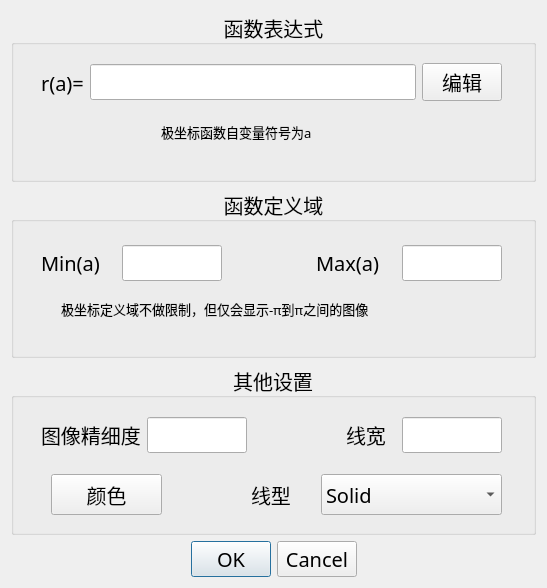
<?xml version="1.0" encoding="UTF-8"?>
<ui version="4.0">
 <class>QPolarFuncDlg</class>
 <widget class="QDialog" name="QPolarFuncDlg">
  <property name="geometry">
   <rect>
    <x>0</x>
    <y>0</y>
    <width>547</width>
    <height>588</height>
   </rect>
  </property>
  <property name="font">
   <font>
    <family>微软雅黑</family>
    <pointsize>15</pointsize>
   </font>
  </property>
  <property name="windowTitle">
   <string>极坐标函数</string>
  </property>
  <layout class="QVBoxLayout" name="verticalLayout">
   <item>
    <widget class="QGroupBox" name="groupBox">
     <property name="sizePolicy">
      <sizepolicy hsizetype="Preferred" vsizetype="Preferred">
       <horstretch>0</horstretch>
       <verstretch>1</verstretch>
      </sizepolicy>
     </property>
     <property name="title">
      <string>函数表达式</string>
     </property>
     <property name="alignment">
      <set>Qt::AlignCenter</set>
     </property>
     <property name="flat">
      <bool>false</bool>
     </property>
     <property name="checkable">
      <bool>false</bool>
     </property>
     <widget class="QWidget" name="layoutWidget">
      <property name="geometry">
       <rect>
        <x>30</x>
        <y>50</y>
        <width>461</width>
        <height>43</height>
       </rect>
      </property>
      <layout class="QHBoxLayout" name="horizontalLayout_3">
       <item>
        <widget class="QLabel" name="label">
         <property name="text">
          <string>r(a)=</string>
         </property>
        </widget>
       </item>
       <item>
        <widget class="QLineEdit" name="m_Edit_Function">
         <property name="readOnly">
          <bool>true</bool>
         </property>
        </widget>
       </item>
       <item>
        <widget class="QPushButton" name="m_Button_EditFunc">
         <property name="text">
          <string>编辑</string>
         </property>
        </widget>
       </item>
      </layout>
     </widget>
     <widget class="QLabel" name="label_2">
      <property name="geometry">
       <rect>
        <x>150</x>
        <y>100</y>
        <width>201</width>
        <height>41</height>
       </rect>
      </property>
      <property name="font">
       <font>
        <pointsize>10</pointsize>
       </font>
      </property>
      <property name="text">
       <string>极坐标函数自变量符号为a</string>
      </property>
     </widget>
    </widget>
   </item>
   <item>
    <widget class="QGroupBox" name="groupBox_2">
     <property name="sizePolicy">
      <sizepolicy hsizetype="Preferred" vsizetype="Preferred">
       <horstretch>0</horstretch>
       <verstretch>1</verstretch>
      </sizepolicy>
     </property>
     <property name="title">
      <string>函数定义域</string>
     </property>
     <property name="alignment">
      <set>Qt::AlignCenter</set>
     </property>
     <property name="flat">
      <bool>false</bool>
     </property>
     <property name="checkable">
      <bool>false</bool>
     </property>
     <widget class="QWidget" name="layoutWidget">
      <property name="geometry">
       <rect>
        <x>30</x>
        <y>50</y>
        <width>461</width>
        <height>51</height>
       </rect>
      </property>
      <layout class="QHBoxLayout" name="horizontalLayout">
       <item>
        <widget class="QLabel" name="label_3">
         <property name="maximumSize">
          <size>
           <width>75</width>
           <height>40</height>
          </size>
         </property>
         <property name="text">
          <string>Min(a)</string>
         </property>
        </widget>
       </item>
       <item>
        <widget class="QLineEdit" name="m_Edit_Min">
         <property name="maximumSize">
          <size>
           <width>100</width>
           <height>16777215</height>
          </size>
         </property>
        </widget>
       </item>
       <item>
        <widget class="QLabel" name="label_8">
         <property name="text">
          <string/>
         </property>
        </widget>
       </item>
       <item>
        <widget class="QLabel" name="label_4">
         <property name="maximumSize">
          <size>
           <width>80</width>
           <height>40</height>
          </size>
         </property>
         <property name="text">
          <string>Max(a)</string>
         </property>
        </widget>
       </item>
       <item>
        <widget class="QLineEdit" name="m_Edit_Max">
         <property name="maximumSize">
          <size>
           <width>100</width>
           <height>16777215</height>
          </size>
         </property>
        </widget>
       </item>
      </layout>
     </widget>
     <widget class="QLabel" name="label_10">
      <property name="geometry">
       <rect>
        <x>50</x>
        <y>100</y>
        <width>411</width>
        <height>41</height>
       </rect>
      </property>
      <property name="font">
       <font>
        <pointsize>10</pointsize>
       </font>
      </property>
      <property name="text">
       <string>极坐标定义域不做限制，但仅会显示-π到π之间的图像</string>
      </property>
     </widget>
    </widget>
   </item>
   <item>
    <widget class="QGroupBox" name="groupBox_3">
     <property name="sizePolicy">
      <sizepolicy hsizetype="Preferred" vsizetype="Preferred">
       <horstretch>0</horstretch>
       <verstretch>1</verstretch>
      </sizepolicy>
     </property>
     <property name="title">
      <string>其他设置</string>
     </property>
     <property name="alignment">
      <set>Qt::AlignCenter</set>
     </property>
     <property name="flat">
      <bool>false</bool>
     </property>
     <property name="checkable">
      <bool>false</bool>
     </property>
     <widget class="QPushButton" name="m_Button_LineColor">
      <property name="geometry">
       <rect>
        <x>40</x>
        <y>110</y>
        <width>111</width>
        <height>41</height>
       </rect>
      </property>
      <property name="text">
       <string>颜色</string>
      </property>
     </widget>
     <widget class="QLabel" name="label_7">
      <property name="geometry">
       <rect>
        <x>240</x>
        <y>110</y>
        <width>61</width>
        <height>41</height>
       </rect>
      </property>
      <property name="text">
       <string>线型</string>
      </property>
     </widget>
     <widget class="QComboBox" name="m_Combox_LineType">
      <property name="geometry">
       <rect>
        <x>310</x>
        <y>110</y>
        <width>181</width>
        <height>41</height>
       </rect>
      </property>
      <item>
       <property name="text">
        <string>Solid</string>
       </property>
      </item>
      <item>
       <property name="text">
        <string>Dash</string>
       </property>
      </item>
      <item>
       <property name="text">
        <string>Dot</string>
       </property>
      </item>
      <item>
       <property name="text">
        <string>DashDot</string>
       </property>
      </item>
      <item>
       <property name="text">
        <string>DashDotDot</string>
       </property>
      </item>
     </widget>
     <widget class="QWidget" name="layoutWidget">
      <property name="geometry">
       <rect>
        <x>30</x>
        <y>50</y>
        <width>461</width>
        <height>42</height>
       </rect>
      </property>
      <layout class="QHBoxLayout" name="horizontalLayout_4">
       <item>
        <widget class="QLabel" name="label_5">
         <property name="maximumSize">
          <size>
           <width>125</width>
           <height>16777215</height>
          </size>
         </property>
         <property name="text">
          <string>图像精细度</string>
         </property>
        </widget>
       </item>
       <item>
        <widget class="QLineEdit" name="m_Edit_Precision">
         <property name="maximumSize">
          <size>
           <width>100</width>
           <height>16777215</height>
          </size>
         </property>
        </widget>
       </item>
       <item>
        <widget class="QLabel" name="label_9">
         <property name="text">
          <string/>
         </property>
        </widget>
       </item>
       <item>
        <widget class="QLabel" name="label_6">
         <property name="maximumSize">
          <size>
           <width>50</width>
           <height>16777215</height>
          </size>
         </property>
         <property name="text">
          <string>线宽</string>
         </property>
        </widget>
       </item>
       <item>
        <widget class="QLineEdit" name="m_Edit_LineWidth">
         <property name="maximumSize">
          <size>
           <width>100</width>
           <height>16777215</height>
          </size>
         </property>
        </widget>
       </item>
      </layout>
     </widget>
    </widget>
   </item>
   <item>
    <widget class="QDialogButtonBox" name="buttonBox">
     <property name="sizePolicy">
      <sizepolicy hsizetype="Expanding" vsizetype="Fixed">
       <horstretch>0</horstretch>
       <verstretch>2</verstretch>
      </sizepolicy>
     </property>
     <property name="layoutDirection">
      <enum>Qt::LeftToRight</enum>
     </property>
     <property name="standardButtons">
      <set>QDialogButtonBox::Cancel|QDialogButtonBox::Ok</set>
     </property>
     <property name="centerButtons">
      <bool>true</bool>
     </property>
    </widget>
   </item>
  </layout>
 </widget>
 <resources/>
 <connections/>
</ui>
